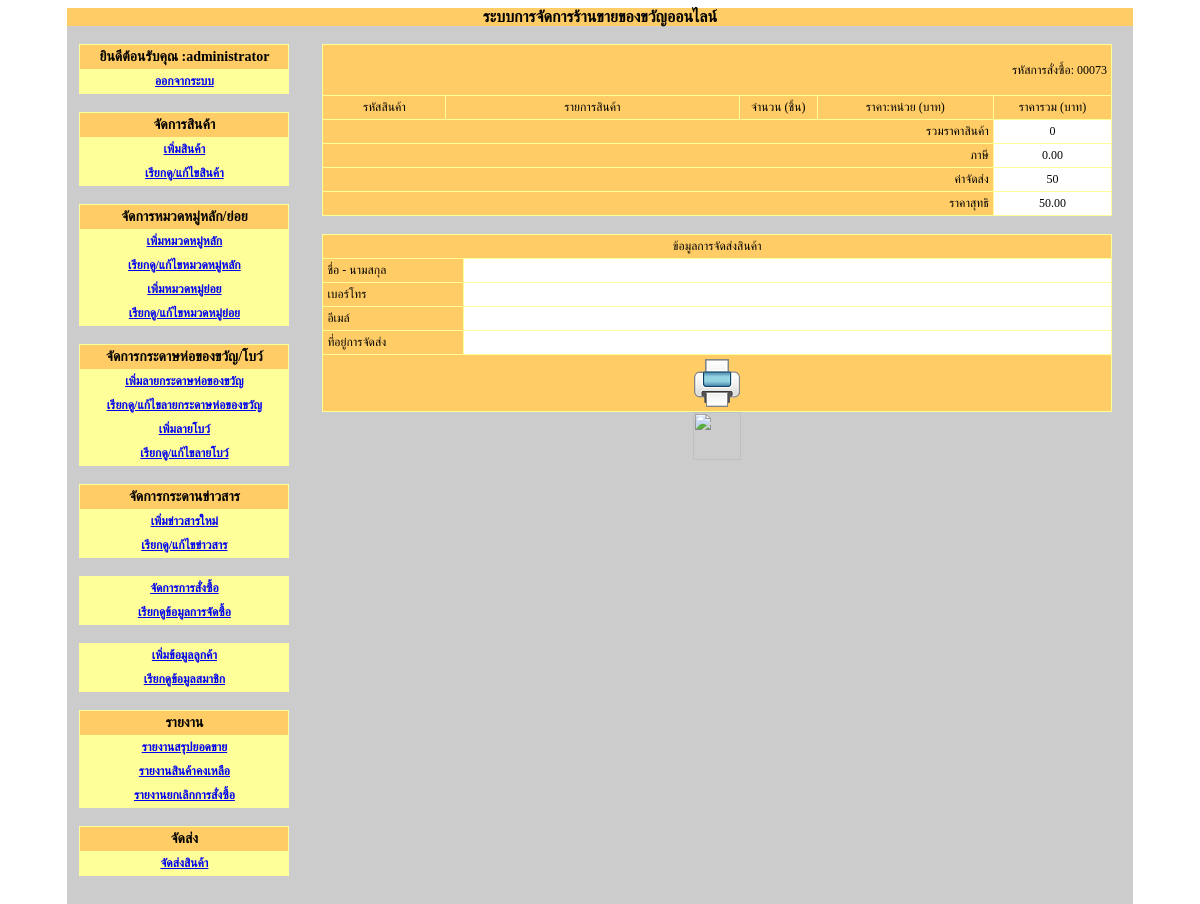
The app's page /giftshop2_V2_1/admin/main.php?module=order&mode=bill&order_id=00073 (signed in), older data.
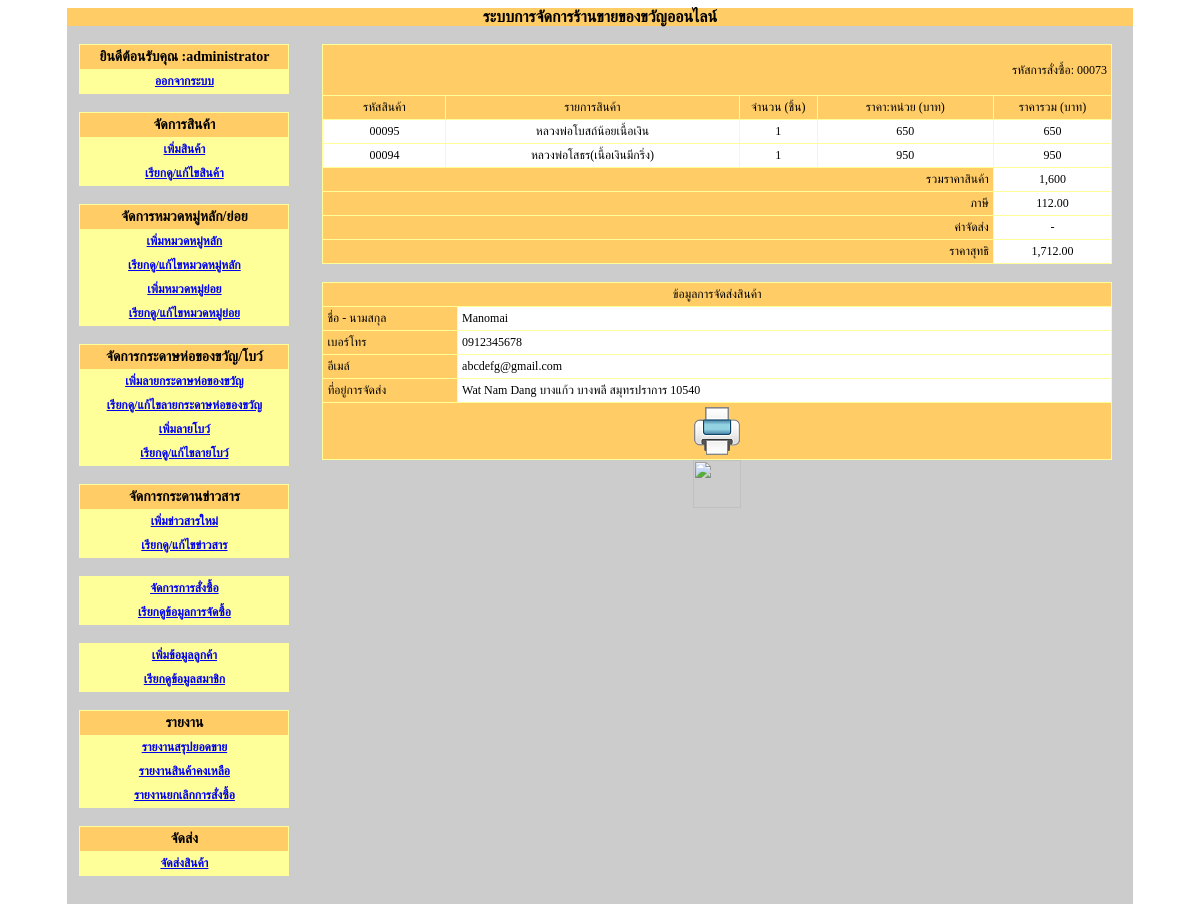
The same page, newer data.
### tables this page shows
CREATE TABLE `tbl_order_lists` (
  `list_id` int(5) unsigned zerofill NOT NULL auto_increment,
  `order_id` int(5) unsigned zerofill NOT NULL,
  `order_unit` varchar(3) NOT NULL,
  `product_id` int(5) unsigned zerofill NOT NULL,
  `product_price` varchar(5) NOT NULL,
  PRIMARY KEY  (`list_id`)
);

CREATE TABLE `tbl_product` (
  `product_id` int(5) unsigned zerofill NOT NULL auto_increment,
  `product_name` varchar(100) NOT NULL,
  `product_pic` varchar(50) NOT NULL,
  `product_price` varchar(5) NOT NULL,
  `product_detail` text NOT NULL,
  `product_unit` varchar(5) NOT NULL,
  `category_id` int(2) unsigned zerofill NOT NULL,
  `subcategory_id` int(2) unsigned zerofill NOT NULL,
  `product_date` date NOT NULL,
  `product_status` varchar(1) NOT NULL,
  PRIMARY KEY  (`product_id`)
);

CREATE TABLE `tbl_order` (
  `order_id` int(5) unsigned zerofill NOT NULL auto_increment COMMENT 'รหัสการสั่งสินค้า',
  `customer_id` int(5) unsigned zerofill NOT NULL COMMENT 'รหัสของลูกค้าที่สั่งสินค้า',
  `newname` varchar(50) NOT NULL,
  `address_send` text NOT NULL,
  `district_id` int(5) NOT NULL,
  `prefecture_id` int(5) NOT NULL,
  `province_id` int(2) NOT NULL,
  `postcode` int(5) NOT NULL,
  `telephone_send` varchar(10) NOT NULL,
  `mail_send` varchar(50) NOT NULL,
  `paper_id` int(2) unsigned zerofill NOT NULL,
  `ribbon_id` int(2) unsigned zerofill NOT NULL,
  `order_date` date NOT NULL COMMENT 'วันที่ลูกค้าสั่งซื้อสินค้า',
  `order_status` int(1) NOT NULL,
  `delivery_id` varchar(13) NOT NULL default '-',
  `order_tc` int(2) NOT NULL,
  PRIMARY KEY  (`order_id`)
);

CREATE TABLE `tbl_r_district` (
  `district_id` int(5) NOT NULL auto_increment COMMENT 'รหัส',
  `district_code` varchar(6) NOT NULL COMMENT 'รหัสอำเภอ',
  `district_name` varchar(150) NOT NULL COMMENT 'ตำบล',
  `prefecture_id` int(5) NOT NULL default '0' COMMENT 'อำเภอ',
  `province_id` int(5) NOT NULL default '0' COMMENT 'จังหวัด',
  PRIMARY KEY  (`district_id`),
  KEY `AMPHUR_ID` (`prefecture_id`),
  KEY `DISTRICT_NAME` (`district_name`)
);

CREATE TABLE `tbl_r_prefecture` (
  `prefecture_id` int(5) NOT NULL auto_increment COMMENT 'รหัส',
  `prefecture_code` varchar(4) NOT NULL COMMENT 'รหัสอำเภอ',
  `prefecture_name` varchar(150) NOT NULL COMMENT 'อำเภอ',
  `province_id` int(5) NOT NULL default '0' COMMENT 'รหัสจังหวัด',
  PRIMARY KEY  (`prefecture_id`)
);

CREATE TABLE `tbl_r_province` (
  `province_id` int(5) NOT NULL auto_increment,
  `province_code` varchar(2) NOT NULL,
  `province_name` varchar(150) NOT NULL COMMENT 'จังหวัด',
  PRIMARY KEY  (`province_id`)
);

CREATE TABLE `tbl_r_postcode` (
  `prefecture_id` int(10) unsigned NOT NULL,
  `postcode` int(11) unsigned NOT NULL COMMENT 'รหัสไปรษณีย์',
  PRIMARY KEY  (`prefecture_id`,`postcode`)
);

### giftshop2_V2_1/admin/order.php (the view, shortened to what the changed rows need)
<?
    switch($mode){
	case bill :
	$sql="select * from tbl_order as a,tbl_order_lists as b,tbl_product as c where a.order_id=b.order_id and b.product_id=c.product_id and a.order_id='$order_id'";
		$qry=mysql_query($sql);
	  ?>
       <br />
       <table width="95%" border="0" align="center" cellpadding="0" cellspacing="0">
        <tr>
          <th width="639" scope="row">
      <table width="100%" border="0" align="center" cellpadding="4" cellspacing="1" bgcolor="#FFFF99">
        <tr>
        <td height="50" colspan="5" align="right" bgcolor="#FFCC66"><span class="sizemain1">รหัสการสั่งซื้อ:
          <?=$order_id?>
        </span></td>
        </tr>
      <tr>
        <td width="93" align="center" bgcolor="#FFCC66"><span class="sizemain1">รหัสสินค้า</span></td>
        <td width="234" align="center" bgcolor="#FFCC66"><span class="sizemain1">รายการสินค้า</span></td>
        <td width="56" align="center" bgcolor="#FFCC66"><span class="sizemain1">จำนวน (ชิ้น)</span></td>
        <td width="137" align="center" bgcolor="#FFCC66"><span class="sizemain1">ราคา:หน่วย (บาท)</span></td>
        <td width="89" align="center" bgcolor="#FFCC66"><span class="sizemain1">ราคารวม (บาท)</span></td>
        </tr>
        <?
		while($db=mysql_fetch_array($qry)){
		$sumprice=$db['order_unit']*$db['product_price'];
			$sumtotal=$sumtotal+$sumprice;
		?>
      <tr>
        <td align="center" bgcolor="#FFFFFF">          <span class="sizemain1">
          <?=$db['product_id']?>
          </span></td>
        <td align="center" bgcolor="#FFFFFF">          <span class="sizemain1">
          <?=$db['product_name']?>
          </span></td>
        <td align="center" bgcolor="#FFFFFF">          <span class="sizemain1">
          <?=$db['order_unit']?>
          </span></td>
        <td align="center" bgcolor="#FFFFFF">          <span class="sizemain1">
          <?=number_format($db['product_price'])?>
          </span></td>
        <td align="center" bgcolor="#FFFFFF">          <span class="sizemain1">
          <?=number_format($sumprice)?>
          </span></td>
        </tr>
      <?
	  }
	?>
      <tr>
        <td colspan="4" align="right" bgcolor="#FFCC66"><span class="sizemain1"><span class="fontsize1">รวมราคาสินค้า</span></span></td>
        <td align="center" bgcolor="#FFFFFF">          <span class="sizemain1">
          <?=number_format($sumtotal)?>
          </span></td>
        </tr>
      <tr>
        <td colspan="4" align="right" bgcolor="#FFCC66" class="sizemain1">ภาษี</td>
        <td align="center" bgcolor="#FFFFFF">
          <span class="sizemain1">
            <?
        $tax = $sumtotal*1.07;
        $tax2 = $tax-$sumtotal;
        echo number_format($tax2,2);
         ?>
          </span></td>
      </tr>
      <tr>
        <td colspan="4" align="right" bgcolor="#FFCC66"><span class="sizemain1">ค่าจัดส่ง</span></td>
        <td align="center" bgcolor="#FFFFFF" class="sizemain1"><?  if($sumtotal<300){  echo "50"; ?>
          <? }else{echo "-";}    ?></td>
      </tr>
        <td colspan="4" align="right" bgcolor="#FFCC66"><span class="sizemain1">ราคาสุทธิ</span></td>
        <td align="center" bgcolor="#FFFFFF">		  <span class="sizemain1">
          <?
		 if($sumtotal>=300){
				echo number_format($tax,2);
			  }else{
				echo number_format($tax+50,2);
			  }
		?>
          </span></td>
      </tr>
      </table>
		<?
    $sqla="select * from tbl_order as a, tbl_r_prefecture as b, tbl_r_province as c, tbl_r_district as d, tbl_r_postcode as e where a.order_id=$order_id and a.prefecture_id=b.prefecture_id and a.province_id=c.province_id and a.district_id=d.district_id	and a.postcode=e.prefecture_id";
	$qrya=mysql_query($sqla);
	$dba=mysql_fetch_array($qrya);
	$add=$dba['address_send'];
	$tel=$dba['telephone_send'];
	$mail=$dba['mail_send'];
	$names=$dba['newname'];
	$prefecture=$dba['prefecture_name'];
	$district=$dba['district_name'];
	$province=$dba['province_name'];
	$postcode=$dba['postcode'];
	?>
<br />
          <table width="100%" border="0" align="center" cellpadding="4" cellspacing="1" bgcolor="#FFFF99">
        <tr>
          <td colspan="2" align="center" bgcolor="#FFCC66"><span class="sizemain1">ข้อมูลการจัดส่งสินค้า</span></td>
        </tr>
        <tr>
          <td width="191" align="left" bgcolor="#FFCC66"><span class="sizemain1">ชื่อ - นามสกุล</span></td>
          <td width="1047" bgcolor="#FFFFFF">            <span class="sizemain1">
            <?=$names?>
          </span></td>
        </tr>
        <tr>
          <td align="left" bgcolor="#FFCC66"><span class="sizemain1">เบอร์โทร</span></td>
          <td bgcolor="#FFFFFF">            <span class="sizemain1">
            <?=$tel?>
          </span></td>
        </tr>
        <tr>
          <td align="left" bgcolor="#FFCC66"><span class="sizemain1">อีเมล์</span></td>
          <td bgcolor="#FFFFFF">            <span class="sizemain1">
            <?=$mail?>
          </span></td>
        </tr>
        <tr>
          <td align="left" bgcolor="#FFCC66"><span class="sizemain1">ที่อยู่การจัดส่ง</span></td>
          <td bgcolor="#FFFFFF">            <span class="sizemain1">
            <?=$add?>
            <?=$district?>
            <?=$prefecture?>
            <?=$province?>
            <?=$postcode?>
          </span></td>
        </tr>
        <tr>
          <td colspan="5" align="center" bgcolor="#FFCC66"><span class="sizemain1"><a href="print_bill.php?order_id=<?=$order_id?>" target="_blank"><img src="../images/print-icon.png" width="48" height="48" /></a></span></td>
        </tr>
</table>
        </tr>
      </table>
<table width="200" border="0" align="center" cellpadding="0" cellspacing="0">
  <tr>
    <th scope="row"><a href="main.php?module=order" class="button cyan"><img src="../images/back-icon.png" width="48" height="48" /></a></th>
  </tr>
</table>
		<?
		break;
		?>
    <?
	}
	?>

Row changes from the older to the newer data that the page shows:
added tbl_order_lists: product.product_id "00095", product.product_name "หลวงพ่อโบสถ์น้อยเนื้อเงิน", order_unit "1", product.product_price "650"
added tbl_order_lists: product.product_id "00094", product.product_name "หลวงพ่อโสธร(เนื้อเงินมีกริ่ง)", order_unit "1", product.product_price "950"
added tbl_order: newname "Manomai", telephone_send "0912345678", mail_send "abcdefg@gmail.com", address_send "Wat Nam Dang", district.district_name "บางแก้ว", prefecture.prefecture_name "บางพลี", province.province_name "สมุทรปราการ", tbl_r_postcode.postcode "10540"
Text that changed along with them:
$sumtotal: "0" → "1,600"
$tax2: "0.00" → "112.00"
$tax: (not shown) → "1,712.00"
$tax+50: "50.00" → (not shown)
text no longer shown: "50"
